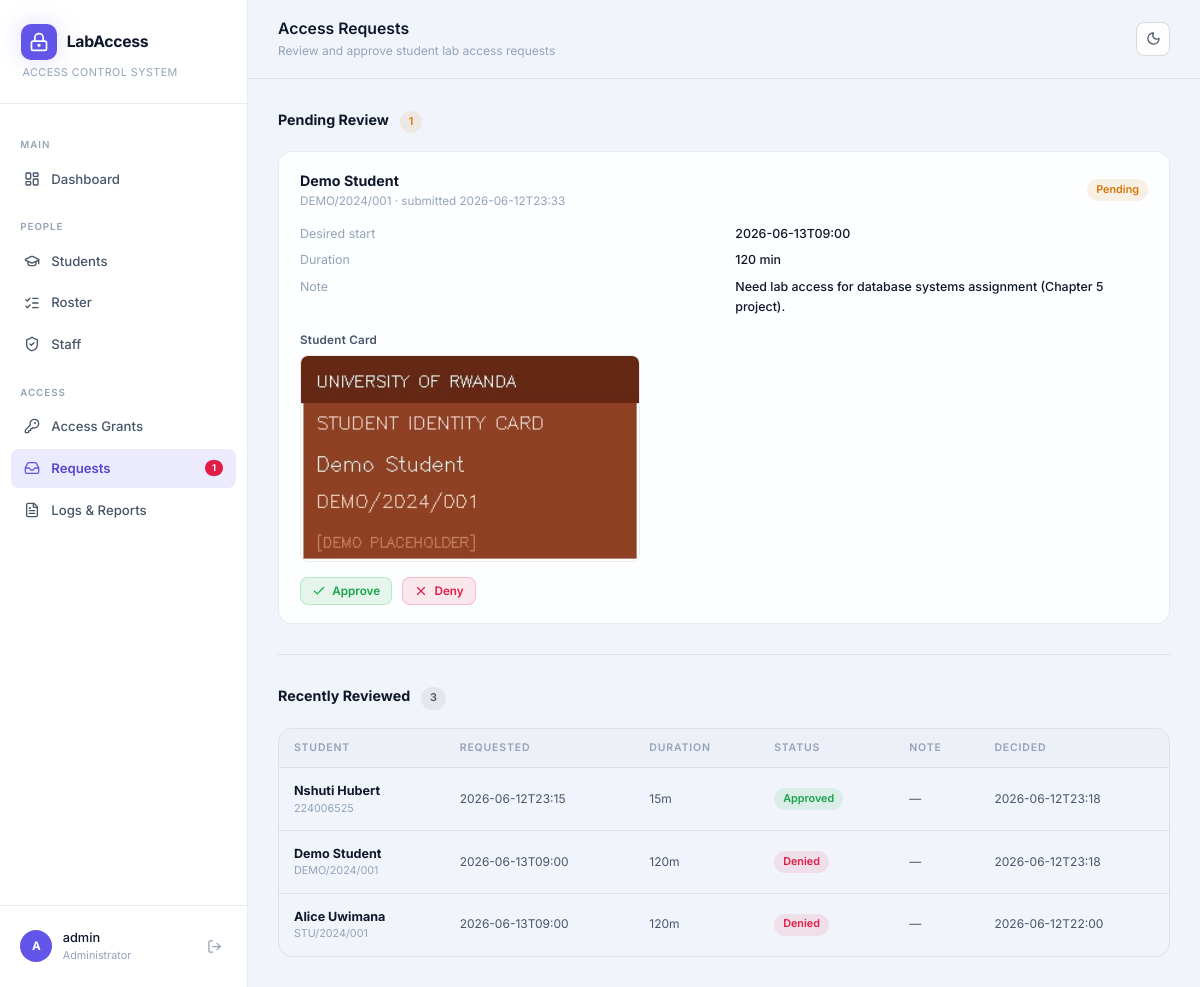
The app's page /requests (signed in) with its own data.
### tables this page shows
CREATE TABLE access_requests (
            id                   INTEGER PRIMARY KEY AUTOINCREMENT,
            student_reg          TEXT NOT NULL REFERENCES school_roster(reg_number),
            desired_start        TEXT NOT NULL,
            desired_duration_min INTEGER NOT NULL,
            note                 TEXT,
            card_image           TEXT,
            reco_file            TEXT,
            status               TEXT NOT NULL DEFAULT 'pending',
            admin_note           TEXT,
            decided_by           TEXT,
            grant_id             INTEGER,
            created              TEXT NOT NULL,
            decided_at           TEXT
        );

CREATE TABLE school_roster (
            reg_number TEXT PRIMARY KEY,
            name       TEXT NOT NULL,
            program    TEXT,
            phone      TEXT,   -- reserved for future OTP verification
            email      TEXT    -- reserved for future OTP verification
        );

### app.py (the view)
@app.route("/requests")
@admin_required
def requests_queue():
    pending  = db.get_all_access_requests(status="pending")
    reviewed = db.get_all_access_requests()   # all (for history section)
    reviewed = [r for r in reviewed if r["status"] != "pending"][:20]
    return render_template("requests.html",
                           pending=pending, reviewed=reviewed,
                           presets=config.GRANT_DURATION_PRESETS)

### app.py (called while the page is built)
def admin_required(f):
    @wraps(f)
    def wrapper(*args, **kwargs):
        if not session.get("logged_in"):
            return redirect(url_for("admin_login"))
        return f(*args, **kwargs)
    return wrapper

@app.context_processor
def inject_admin_globals():
    ctx = {}
    if session.get("logged_in"):
        ctx["pending_requests_count"] = db.get_pending_requests_count()
    return ctx

### database.py (called while the page is built)
def _connect():
    conn = sqlite3.connect(config.DB_PATH)
    conn.row_factory = sqlite3.Row
    conn.execute("PRAGMA foreign_keys = ON")
    return conn

def get_all_access_requests(status=None):
    conn = _connect()
    where = "WHERE ar.status=?" if status else ""
    params = (status,) if status else ()
    rows = conn.execute(
        f"""SELECT ar.*, sr.name AS student_name, sr.program AS student_program
            FROM access_requests ar
            JOIN school_roster sr ON sr.reg_number=ar.student_reg
            {where}
            ORDER BY ar.created DESC""",
        params,
    ).fetchall()
    conn.close()
    return [dict(r) for r in rows]

def get_pending_requests_count():
    conn = _connect()
    n = conn.execute(
        "SELECT COUNT(*) FROM access_requests WHERE status='pending'"
    ).fetchone()[0]
    conn.close()
    return n

### templates/requests.html (shortened to what this page needs)
{% extends "base.html" %}
{% set active_page = "requests" %}
{% block page_title %}Access Requests{% endblock %}
{% block page_subtitle %}Review and approve student lab access requests{% endblock %}
{% block content %}
  {% if pending %}
  <div class="section-header">
    <div class="section-title">
      Pending Review
      <span class="badge badge-amber" style="margin-left:.5rem">{{ pending|length }}</span>
    </div>
  </div>
  {% for req in pending %}
  <div class="request-row" x-data="{ showApprove: false, showDeny: false }">
    <div class="request-row-header">
      <div>
        <div class="request-row-name">{{ req.student_name or req.student_reg }}</div>
        <div class="request-row-reg">{{ req.student_reg }} · submitted {{ req.created[:16] }}</div>
      </div>
      <span class="badge badge-amber">Pending</span>
    </div>
    <dl class="request-detail-grid">
      <dt>Desired start</dt>
      <dd>{{ req.desired_start[:16] }}</dd>
      <dt>Duration</dt>
      <dd>{{ req.desired_duration_min }} min</dd>
      {% if req.note %}
      <dt>Note</dt>
      <dd>{{ req.note }}</dd>
      {% endif %}
    </dl>
    {% if req.card_image %}
    <div style="margin-bottom:1rem">
      <div class="form-label">Student Card</div>
      <div class="card-preview">
        <img src="{{ url_for('serve_card', filename=req.card_image) }}"
             alt="Student card for {{ req.student_reg }}">
      </div>
    </div>
    {% endif %}
    <div class="request-actions">
      <div>
        <button type="button" class="btn btn-green btn-sm"
                @click="showApprove = !showApprove; showDeny = false">
          <i data-lucide="check"></i> Approve
        </button>
      </div>
      <div>
        <button type="button" class="btn btn-red btn-sm"
                @click="showDeny = !showDeny; showApprove = false">
          <i data-lucide="x"></i> Deny
        </button>
      </div>
    </div>
  </div>
  {% endfor %}
  {% else %}
  <div class="empty-state" style="margin-bottom:2rem">
    <i data-lucide="inbox"></i>
    <p>No pending requests. All caught up!</p>
  </div>
  {% endif %}
  {% if reviewed %}
  <hr class="divider" style="margin:2rem 0">
  <div class="section-header">
    <div class="section-title">
      Recently Reviewed
      <span class="badge badge-neutral" style="margin-left:.5rem">{{ reviewed|length }}</span>
    </div>
  </div>
  <div class="table-wrap">
    <table>
      <thead>
        <tr>
          <th>Student</th>
          <th>Requested</th>
          <th>Duration</th>
          <th>Status</th>
          <th>Note</th>
          <th>Decided</th>
        </tr>
      </thead>
      <tbody>
        {% for req in reviewed %}
        <tr>
          <td>
            <strong>{{ req.student_name or req.student_reg }}</strong>
            <div style="font-size:.72rem;color:var(--text-3)">{{ req.student_reg }}</div>
          </td>
          <td class="td-muted">{{ req.desired_start[:16] }}</td>
          <td class="td-muted">{{ req.desired_duration_min }}m</td>
          <td>
            {% if req.status == 'approved' %}
              <span class="badge badge-green">Approved</span>
            {% elif req.status == 'denied' %}
              <span class="badge badge-red">Denied</span>
            {% else %}
              <span class="badge badge-neutral">{{ req.status }}</span>
            {% endif %}
          </td>
          <td class="td-muted">{{ req.admin_note or '—' }}</td>
          <td class="td-muted">{{ req.decided_at[:16] if req.decided_at else '—' }}</td>
        </tr>
        {% endfor %}
      </tbody>
    </table>
  </div>
  {% endif %}
{% endblock %}

### templates/base.html (shortened to what this page needs)
<!DOCTYPE html>
<html lang="en">
<head>
  <link rel="stylesheet" href="{{ url_for('static', filename='style.css') }}">
</head>
<body>
<div class="layout">
  <aside class="sidebar">
    <div class="sidebar-brand">
      <div class="brand-logo">
        <div class="brand-icon">
          <svg xmlns="http://www.w3.org/2000/svg" viewBox="0 0 24 24" fill="none"
               stroke="currentColor" stroke-width="2" stroke-linecap="round" stroke-linejoin="round">
            <rect x="3" y="11" width="18" height="11" rx="2" ry="2"/>
            <path d="M7 11V7a5 5 0 0 1 10 0v4"/>
            <circle cx="12" cy="16" r="1"/>
          </svg>
        </div>
        <div>
          <div class="brand-name">LabAccess</div>
        </div>
      </div>
      <div class="brand-sub">Access Control System</div>
    </div>
    <nav class="sidebar-nav">
      <div class="nav-section-label">Main</div>
      <a href="{{ url_for('dashboard') }}"
         class="nav-item {% if active_page == 'dashboard' %}active{% endif %}">
        <i data-lucide="layout-dashboard"></i>
        Dashboard
      </a>
      <div class="nav-section-label">People</div>
      <a href="{{ url_for('students') }}"
         class="nav-item {% if active_page == 'students' %}active{% endif %}">
        <i data-lucide="graduation-cap"></i>
        Students
      </a>
      <a href="{{ url_for('roster_list') }}"
         class="nav-item {% if active_page == 'roster' %}active{% endif %}">
        <i data-lucide="list-checks"></i>
        Roster
      </a>
      <a href="{{ url_for('staff') }}"
         class="nav-item {% if active_page == 'staff' %}active{% endif %}">
        <i data-lucide="shield-check"></i>
        Staff
      </a>
      <div class="nav-section-label">Access</div>
      <a href="{{ url_for('grants') }}"
         class="nav-item {% if active_page == 'grants' %}active{% endif %}">
        <i data-lucide="key-round"></i>
        Access Grants
      </a>
      <a href="{{ url_for('requests_queue') }}"
         class="nav-item {% if active_page == 'requests' %}active{% endif %}">
        <i data-lucide="inbox"></i>
        Requests
        {% if pending_requests_count and pending_requests_count > 0 %}
        <span class="nav-badge">{{ pending_requests_count }}</span>
        {% endif %}
      </a>
      <a href="{{ url_for('logs') }}"
         class="nav-item {% if active_page == 'logs' %}active{% endif %}">
        <i data-lucide="file-text"></i>
        Logs &amp; Reports
      </a>
    </nav>
    <div class="sidebar-footer">
      <div class="user-row">
        <div class="user-avatar">{{ session.username[0]|upper if session.username else 'A' }}</div>
        <div>
          <div class="user-name">{{ session.username or 'Admin' }}</div>
          <div class="user-role">Administrator</div>
        </div>
        <a href="{{ url_for('logout') }}" class="logout-btn" title="Logout">
          <i data-lucide="log-out"></i>
        </a>
      </div>
    </div>
  </aside>
  <div class="main">
    <div class="topbar">
      <div>
        <div class="page-title">{% block page_title %}{% endblock %}</div>
        <div class="page-subtitle">{% block page_subtitle %}{% endblock %}</div>
      </div>
      <div class="topbar-right">
        <button class="theme-toggle" id="themeToggle" title="Toggle theme" onclick="toggleTheme()">
          <i data-lucide="moon" id="icon-moon" style="display:none"></i>
        </button>
      </div>
    </div>
    <div class="content">
      {% block content %}{% endblock %}
    </div>
  </div>
</div>
</body>
</html>

### records on screen
access_requests: name "Demo Student", student_reg "DEMO/2024/001", created "2026-06-12T23:33", desired_start "2026-06-13T09:00", desired_duration_min "120", note "Need lab access for database systems assignment (Chapter 5 project).", card_image+student_reg (picture)
access_requests: name "Nshuti Hubert", student_reg "224006525", desired_start "2026-06-12T23:15", desired_duration_min "15", status "Approved", admin_note "—", decided_at "2026-06-12T23:18"
access_requests: name "Demo Student", student_reg "DEMO/2024/001", desired_start "2026-06-13T09:00", desired_duration_min "120", status "Denied", admin_note "—", decided_at "2026-06-12T23:18"
access_requests: name "Alice Uwimana", student_reg "STU/2024/001", desired_start "2026-06-13T09:00", desired_duration_min "120", status "Denied", admin_note "—", decided_at "2026-06-12T22:00"

### other values on screen
{{ pending_requests_count }} "1"
{{ session.username[0]|upper if session.username else 'A' }} "A"
{{ session.username or 'Admin' }} "admin"
{{ pending|length }} "1"
{{ reviewed|length }} "3"
